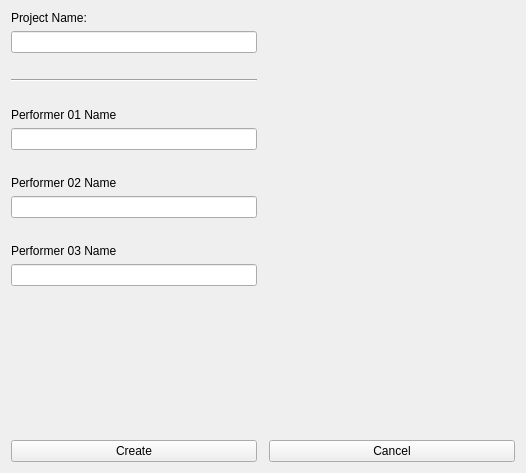
<?xml version="1.0" encoding="UTF-8"?>
<ui version="4.0">
 <class>MocapProjectCreator_form</class>
 <widget class="QWidget" name="MocapProjectCreator_form">
  <property name="geometry">
   <rect>
    <x>0</x>
    <y>0</y>
    <width>526</width>
    <height>473</height>
   </rect>
  </property>
  <property name="windowTitle">
   <string>Mocap Project Creator 1.0</string>
  </property>
  <layout class="QGridLayout" name="gridLayout">
   <item row="22" column="1" colspan="2">
    <layout class="QVBoxLayout" name="verticalLayout"/>
   </item>
   <item row="23" column="0">
    <widget class="QPushButton" name="pushButton">
     <property name="text">
      <string>Create</string>
     </property>
    </widget>
   </item>
   <item row="23" column="2">
    <widget class="QPushButton" name="pushButton_2">
     <property name="text">
      <string>Cancel</string>
     </property>
    </widget>
   </item>
   <item row="10" column="0">
    <spacer name="horizontalSpacer">
     <property name="orientation">
      <enum>Qt::Horizontal</enum>
     </property>
     <property name="sizeHint" stdset="0">
      <size>
       <width>40</width>
       <height>20</height>
      </size>
     </property>
    </spacer>
   </item>
   <item row="4" column="0">
    <widget class="QLabel" name="label">
     <property name="text">
      <string>Project Name:</string>
     </property>
    </widget>
   </item>
   <item row="16" column="0">
    <spacer name="horizontalSpacer_2">
     <property name="orientation">
      <enum>Qt::Horizontal</enum>
     </property>
     <property name="sizeHint" stdset="0">
      <size>
       <width>40</width>
       <height>20</height>
      </size>
     </property>
    </spacer>
   </item>
   <item row="13" column="0">
    <widget class="QLabel" name="label_2">
     <property name="text">
      <string>Performer 01 Name</string>
     </property>
    </widget>
   </item>
   <item row="15" column="0">
    <widget class="QLineEdit" name="lineEdit_2"/>
   </item>
   <item row="17" column="0">
    <widget class="QLabel" name="label_3">
     <property name="text">
      <string>Performer 02 Name</string>
     </property>
    </widget>
   </item>
   <item row="18" column="0">
    <widget class="QLineEdit" name="lineEdit_3"/>
   </item>
   <item row="5" column="0">
    <widget class="QLineEdit" name="projectname_line"/>
   </item>
   <item row="22" column="0">
    <spacer name="verticalSpacer">
     <property name="orientation">
      <enum>Qt::Vertical</enum>
     </property>
     <property name="sizeHint" stdset="0">
      <size>
       <width>20</width>
       <height>40</height>
      </size>
     </property>
    </spacer>
   </item>
   <item row="20" column="0">
    <widget class="QLabel" name="label_4">
     <property name="text">
      <string>Performer 03 Name</string>
     </property>
    </widget>
   </item>
   <item row="21" column="0">
    <widget class="QLineEdit" name="lineEdit_4"/>
   </item>
   <item row="19" column="0">
    <spacer name="horizontalSpacer_3">
     <property name="orientation">
      <enum>Qt::Horizontal</enum>
     </property>
     <property name="sizeHint" stdset="0">
      <size>
       <width>40</width>
       <height>20</height>
      </size>
     </property>
    </spacer>
   </item>
   <item row="15" column="2">
    <spacer name="horizontalSpacer_4">
     <property name="orientation">
      <enum>Qt::Horizontal</enum>
     </property>
     <property name="sizeHint" stdset="0">
      <size>
       <width>40</width>
       <height>20</height>
      </size>
     </property>
    </spacer>
   </item>
   <item row="9" column="0">
    <widget class="Line" name="line">
     <property name="orientation">
      <enum>Qt::Horizontal</enum>
     </property>
    </widget>
   </item>
   <item row="6" column="0">
    <spacer name="horizontalSpacer_5">
     <property name="orientation">
      <enum>Qt::Horizontal</enum>
     </property>
     <property name="sizeHint" stdset="0">
      <size>
       <width>40</width>
       <height>20</height>
      </size>
     </property>
    </spacer>
   </item>
  </layout>
 </widget>
 <resources/>
 <connections/>
</ui>
